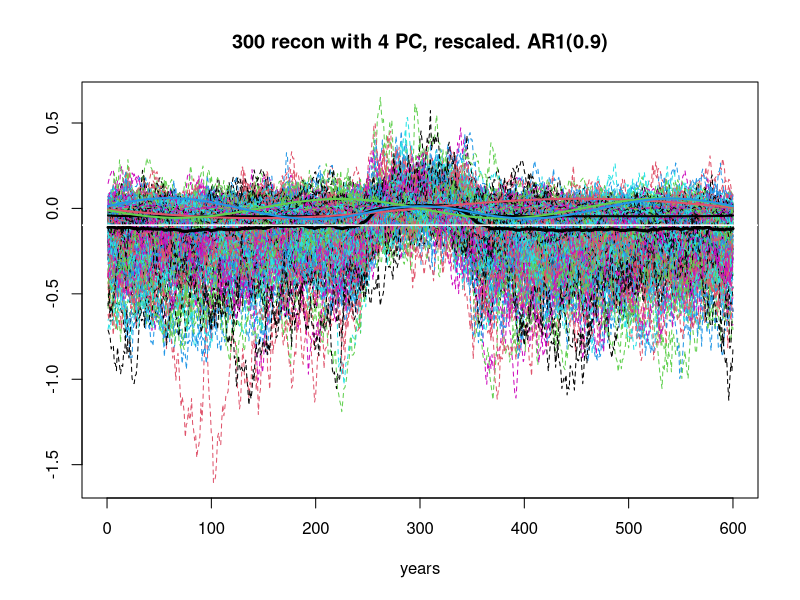

Recreate this plot in R.

# Code written by Nick Stokes, 26 Sept 2014, adapted from NAS report, diagrams for post at
# http://www.moyhu.blogspot.com.au/2014/09/theres-more-to-life-than-pc1.html

# 20141001rb: multiple revisions for model exploration

# This part from NAS
n <- 600;
#baseline <- n - 0:99;	# NAS original
baseline <- 250:349;
#baseline <- 1:600
phi <- 0.9;

npc=4		# number of pcs to retain
nrecon=300	# number of recons to run

HSIndex <- function(x) # hacked to provide rescaling for recons.
{
	(mean(x[baseline]) - mean(x)) / sqrt(var(x)); # orig NAS

	# stoke scaling
	#v = (mean(x[baseline]) - mean(x))# / sqrt(var(x));
	#sign(v)/sqrt(var(x))

	# mean(x) # upside down hockey sticks
	# mean(x[baseline]) # near zero no hockey sticks
	# (mean(x[baseline]) - mean(x)) # upside up hockey sticks
	# mean(x) / sqrt(var(x)) # upside down hockey sticks
}

CreateSimProxies <- function(p=50)
{
	a <- matrix(NA, n, p); 
	for (j in 1:p) {
		b <- arima.sim(model = list(ar = phi), n);
		a[ , j] <- b - mean(b[baseline]); # centers model on recent
	}
	return(a)
}

SimulatePC <- function(proxies)  # Does recon as well
{
	w=recon(proxies)
	invisible(w);
	#invisible(svd(proxies)$u[,1:npc])
}

SimulatePC1NAS <- function(p = 50)
{
	a <- matrix(NA, n, p);
	for (j in 1:p) {
		b <- arima.sim(model = list(ar = phi), n);
		a[ , j] <- b - mean(b[baseline]);
	}
	invisible(svd(a)$u[,1]);
}

recon=function(a){  #L=svu$u$vec
	str(a)
	L=cbind(svd(a)$u[,1:npc])  # Here's where you set number of PCs
	m=(t(L)%*%a)
	s=rowMeans(L%*%m);  # The recon
	s
}

M=NULL

a <- matrix(NA, n, nrecon);

for (j in 1:ncol(a)) {
	proxies=CreateSimProxies();
	a[ , j] <- SimulatePC(proxies);
}

b <- apply(a, 2, HSIndex);  # rescales
c <- t(t(a)*b);
cav=rowMeans(c) # take average of all runs

#}###
#graphics.off()
#png("recon3.png",width=700)  # Change name as needed

matplot(c, type = "l", xlim=c(0,600),ylim=range(c), xlab = "years", ylab = "", lty = 2,main=paste(nrecon," recon with ",npc," PC, rescaled. AR1(",phi,")",sep=''));
#matplot(c, type = "l", xlim=c(0,600),ylim=c(-0.1,0.1), xlab = "years", ylab = "", lty = 2,main=paste("Recon with ",npc," PC, rescaled. AR1(",phi,")",sep=''));
lines(cav,type='l',col="black",lwd=3) # 
abline(h=mean(c),col="white",lwd=1.5)
if (nrecon<10) {legend("topleft",paste(nrecon,"recon",1:nrecon),text.col=1:nrecon)}


# make AR1 model eivecs
PopulationCov <- function(n)  # NAS routine
{
	a <- matrix(NA, n, n);
	a[] <- phi^abs(row(a) - col(a));
	for (i in 1:n)
		a[i, ] <- a[i, ] - mean(a[i, baseline]);
	for (j in 1:n)
		a[ , j] <- a[ , j] - mean(a[baseline, j]);
	invisible(a);
}
e <- eigen(PopulationCov(n));
for(i in 1:npc)
	lines(e$vectors[,i], col = i, lwd = 2);

	
#lines(e$vectors[,2], col = 2, lwd = 2);
#lines(c(0,600),c(0,0))
#if (nrecon<10) {legend("topleft",paste("Eivec",1:nrecon),text.col=1:nrecon)"

